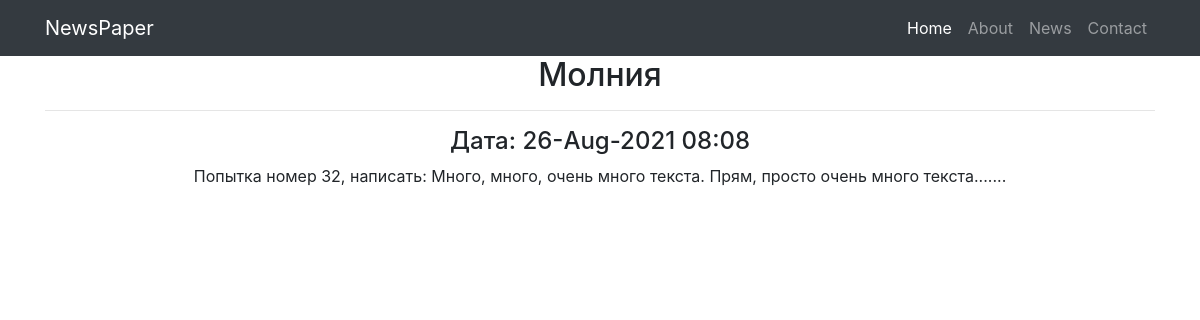
Before: /news/3 with the older database file.
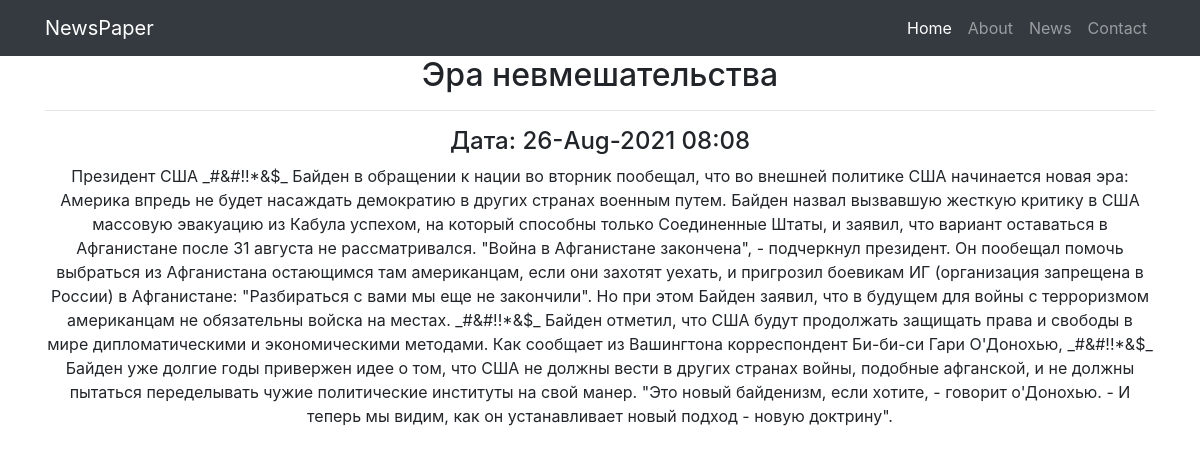
After: the same page with the newer database file.
### myapp/models.py (models this page shows, shortened)
class Post(models.Model):
    author = models.ForeignKey(Author, on_delete= models.CASCADE)
    NEWS = 'NW'
    ARTICLE = 'AR'
    CATEGORY_CHOICE = (
        (NEWS, 'Новость'),
        (ARTICLE, 'Статья'),
    )
    categoryType = models.CharField(max_length=2,choices= CATEGORY_CHOICE, default= ARTICLE)
    dateCreation = models.DateTimeField(auto_now_add= True)
    postCategory = models.ManyToManyField(Category, through='PostCategory')
    title = models.CharField(max_length=128)
    text = models.TextField()
    rating = models.SmallIntegerField(default=0)

### myapp/views.py (the view)
# urls.py: path('<int:pk>', PostDetail.as_view()),
class PostDetail(DetailView):
    model = Post
    template_name = 'post.html'
    context_object_name = 'post'

### myapp/templatetags/custom_filters.py (called while the page is built)
@register.filter(name='censor')
def censor(value):
    cens_words = [
        'сторис',
        'подушка',
        'вещей',
        'Джо',
    ]
    for word in cens_words:
        if word in value:
            value = value.replace(word, '_#&#!!*&$_')
    return value

### templates/post.html (shortened to what this page needs)
{% extends 'flatpages/default.html' %}
{% load custom_filters %}
{% block content %}
<h2>{{ post.title|censor }}</h2>  <hr>
<h4>Дата: {{ post.dateCreation|date:'d-M-Y h:m' }}</h4>
{{ post.text|censor }}
{% endblock content %}

Changed rows visible on the page:
changed Post: title|censor "Молния" → "Эра невмешательства"; text|censor "Попытка номер 32, написать: Много, много, очень много текста. Прям, просто очень много текста......." → "Президент США _#&#!!*&$_ Байден в обращении к нации во вторник пообещал, что во внешней политике США начинается новая эра: Америка впредь не будет насаждать демократию в других странах военным путем. Байден назвал вызвавшую жесткую критику в США массовую эвакуацию из Кабула успехом, на который способны только Соединенные Штаты, и заявил, что вариант оставаться в Афганистане после 31 августа не рассматривался. \"Война в Афганистане закончена\", - подчеркнул президент. Он пообещал помочь выбраться из Афганистана остающимся там американцам, если они захотят уехать, и пригрозил боевикам ИГ (организация запрещена в России) в Афганистане: \"Разбираться с вами мы еще не закончили\". Но при этом Байден…"
